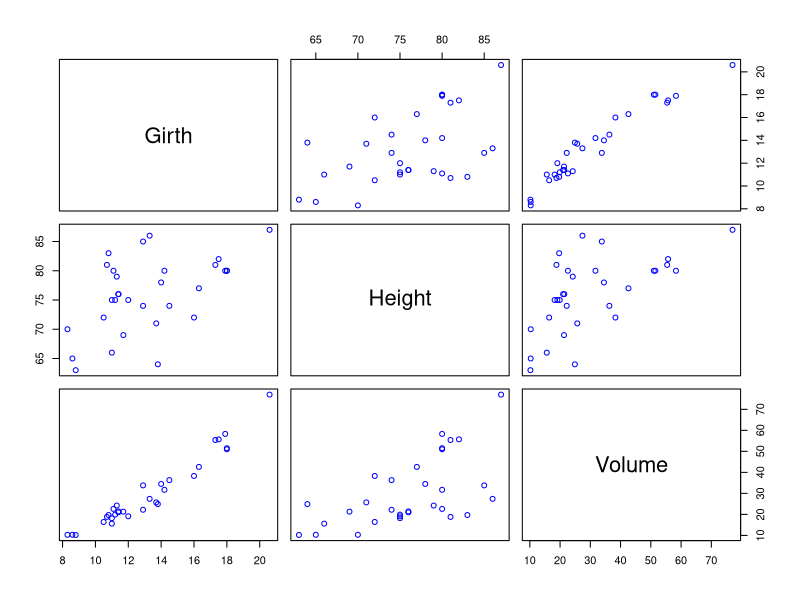

This figure's R source: (Note: this script raises an error after producing the figure.)
#-------------------------------------- example analysis ------------------------------------------#
library(tidyverse)
library(ggplot2)
# plot original data to find out if they have obviously relationship
plot(trees, col = 'blue')
# dataMean <- c(mean(trees[,1]), mean(trees[,2]), mean(trees[,3]))

# run our bootstrap
# input data set is the trees, run for 1000 times, reponse variable is Height 
testResult <- lmBoot(trees, 1000, response = "Height")
# plot the result 
par(mfrow = c(1,2))
boxplot(testResult[2:1000, 1], col = "darkgreen")
boxplot(testResult[2:1000, 2:3], col = "darkgreen")

hist(testResult[,1], col = "slateblue4", main = 'intercept distribution')
hist(testResult[,2], col = "slateblue4", main = 'Grith slope distribution')
hist(testResult[,3], col = "slateblue4", main = 'Volume slope distribution')

# coef number for input data
inputCoef <- testResult[1, ]

# mean coef number for resampled data
testMean <- c(mean(testResult[2:1000,1]), mean(testResult[2:1000,2]), mean(testResult[2:1000,3]))

# confidence interval by our bootstrap 
rbind(quantile(testResult[2:1000,1], probs = c(0.025, 0.975)),
      quantile(testResult[2:1000,2], probs = c(0.025, 0.975)),
      quantile(testResult[2:1000,3], probs = c(0.025, 0.975)))

# write.csv(trees, "trees.csv")

 